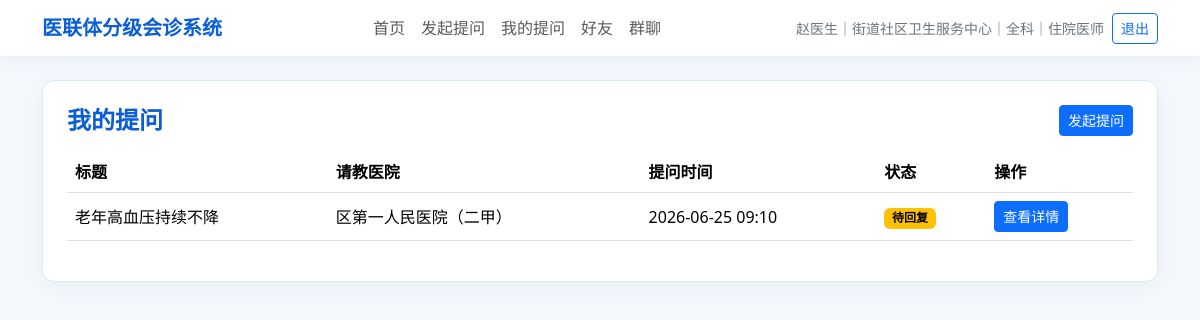
The page /my-consultations (signed in) on the database its author committed.
### tables this page shows
CREATE TABLE users (
                    id INTEGER PRIMARY KEY AUTOINCREMENT,
                    name TEXT,
                    password TEXT,
                    hospital_id INTEGER,
                    department TEXT,
                    role TEXT DEFAULT '医生'
                , phone TEXT DEFAULT '', wechat_id TEXT DEFAULT '', title TEXT DEFAULT '', avatar TEXT DEFAULT '');

CREATE TABLE hospitals (
                    id INTEGER PRIMARY KEY AUTOINCREMENT,
                    name TEXT,
                    parent_id INTEGER,
                    path TEXT,
                    level INTEGER
                );

CREATE TABLE consultations (
                    id INTEGER PRIMARY KEY AUTOINCREMENT,
                    title TEXT,
                    content TEXT,
                    asker_id INTEGER,
                    asker_hospital_id INTEGER,
                    asker_department TEXT,
                    target_hospital_id INTEGER,
                    visible_levels TEXT,
                    status TEXT,
                    reply_content TEXT,
                    replier_id INTEGER,
                    replier_department TEXT,
                    attachment_path TEXT,
                    attachment_name TEXT,
                    reply_attachment_path TEXT,
                    reply_attachment_name TEXT,
                    create_time TEXT,
                    reply_time TEXT
                );

### app.py (the view)
    @app.route("/my-consultations")
    @login_required
    def my_consultations(current_user: Dict[str, Any]):
        consultations = get_my_consultations(current_user["id"])
        return render_template("my_consultations.html", consultations=consultations)

### app.py (called while the page is built)
def get_connection(db_path: Optional[Path] = None) -> sqlite3.Connection:
    if db_path is None:
        db_path = DB_PATH
    conn = sqlite3.connect(db_path)
    conn.row_factory = sqlite3.Row
    return conn

def row_to_dict(row: Optional[sqlite3.Row]) -> Optional[Dict[str, Any]]:
    if row is None:
        return None
    return dict(row)

def get_user_with_hospital(user_id: int) -> Optional[Dict[str, Any]]:
    conn = get_connection()
    try:
        row = conn.execute(
            """
            SELECT
                u.id AS id,
                u.name AS name,
                u.phone AS phone,
                u.wechat_id AS wechat_id,
                u.title AS title,
                u.avatar AS avatar,
                u.department AS department,
                u.role AS role,
                h.id AS hospital_id,
                h.name AS hospital_name,
                h.path AS hospital_path,
                h.level AS hospital_level
            FROM users u
            JOIN hospitals h ON u.hospital_id = h.id
            WHERE u.id = ?
            """,
            (user_id,),
        ).fetchone()
        return row_to_dict(row)
    finally:
        conn.close()

def get_my_consultations(user_id: int) -> List[sqlite3.Row]:
    conn = get_connection()
    try:
        return conn.execute(
            """
            SELECT c.*, target_h.name AS target_hospital_name
            FROM consultations c
            JOIN hospitals target_h ON c.target_hospital_id = target_h.id
            WHERE c.asker_id = ?
            ORDER BY c.create_time DESC, c.id DESC
            """,
            (user_id,),
        ).fetchall()
    finally:
        conn.close()

def get_answer_notifications(current_user: Optional[Dict[str, Any]]) -> List[sqlite3.Row]:
    if current_user is None:
        return []
    conn = get_connection()
    try:
        return conn.execute(
            """
            SELECT id, title, reply_time
            FROM consultations
            WHERE asker_id = ? AND status = '已回复'
            ORDER BY reply_time DESC, id DESC
            LIMIT 5
            """,
            (current_user["id"],),
        ).fetchall()
    finally:
        conn.close()

def get_current_user() -> Optional[Dict[str, Any]]:
    if Flask is None:
        return None
    user_id = session.get("user_id")
    if user_id is None:
        return None
    return get_user_with_hospital(int(user_id))

### templates/my_consultations.html (shortened to what this page needs)
{% extends "base.html" %}
{% block content %}
<div class="page-card p-3 p-md-4">
    <div class="d-flex justify-content-between align-items-center mb-3">
        <h1 class="h4 medical-title mb-0">我的提问</h1>
        <a class="btn btn-primary btn-sm" href="{{ url_for('new_consultation') }}">发起提问</a>
    </div>
    {% if consultations %}
    <div class="table-responsive">
        <table class="table table-hover align-middle">
            <thead>
            <tr>
                <th>标题</th>
                <th>请教医院</th>
                <th>提问时间</th>
                <th>状态</th>
                <th>操作</th>
            </tr>
            </thead>
            <tbody>
            {% for item in consultations %}
            <tr>
                <td>{{ item.title }}</td>
                <td>{{ item.target_hospital_name }}</td>
                <td>{{ item.create_time }}</td>
                <td><span class="badge {{ status_class(item.status) }}">{{ item.status }}</span></td>
                <td><a class="btn btn-sm btn-primary" href="{{ url_for('consultation_detail', consultation_id=item.id) }}">查看详情</a></td>
            </tr>
            {% endfor %}
            </tbody>
        </table>
    </div>
    {% else %}
    <p class="text-secondary mb-0">暂无提问记录。</p>
    {% endif %}
</div>
{% endblock %}

### templates/base.html (shortened to what this page needs)
<!doctype html>
<html lang="zh-CN">
<head>
    <link href="https://cdn.jsdelivr.net/npm/bootstrap@5.3.3/dist/css/bootstrap.min.css" rel="stylesheet">
</head>
<body>
{% if current_user %}
<nav class="navbar navbar-expand-lg bg-white sticky-top">
    <div class="container">
        <a class="navbar-brand medical-title" href="{{ url_for('home') }}">医联体分级会诊系统</a>
        <div class="collapse navbar-collapse" id="mainNavbar">
            <ul class="navbar-nav mx-auto mb-2 mb-lg-0">
                <li class="nav-item"><a class="nav-link" href="{{ url_for('home') }}">首页</a></li>
                <li class="nav-item"><a class="nav-link" href="{{ url_for('new_consultation') }}">发起提问</a></li>
                <li class="nav-item"><a class="nav-link" href="{{ url_for('my_consultations') }}">我的提问</a></li>
                <li class="nav-item">
                    <a class="nav-link" href="{{ url_for('friends') }}">
                        好友
                    </a>
                </li>
                <li class="nav-item">
                    <a class="nav-link" href="{{ url_for('groups') }}">
                        群聊
                    </a>
                </li>
            </ul>
            <div class="d-flex flex-column flex-lg-row align-items-lg-center gap-2 small text-secondary">
                <span>{{ current_user.name }}｜{{ current_user.hospital_name }}｜{{ current_user.department }}｜{{ current_user.title }}</span>
                <a class="btn btn-outline-primary btn-sm" href="{{ url_for('logout') }}">退出</a>
            </div>
        </div>
    </div>
</nav>
{% endif %}
<main class="container py-4">
    {% block content %}{% endblock %}
</main>
</body>
</html>

### templates/base.html (style rules this page uses)
body { background: #f4f8fc; }
.navbar { box-shadow: 0 2px 10px rgba(13, 110, 253, 0.08); }
.page-card { background: #fff; border: 1px solid #dbe8f6; border-radius: 12px; box-shadow: 0 4px 18px rgba(35, 80, 130, 0.06); }
.medical-title { color: #0b5ed7; font-weight: 700; }

### rows shown on the page
users: name "赵医生", department "全科", title "住院医师"
hospitals: hospital_name "街道社区卫生服务中心"
consultations: title "老年高血压持续不降", target_hospital_name "区第一人民医院（二甲）", create_time "2026-06-25 09:10", status "待回复"
